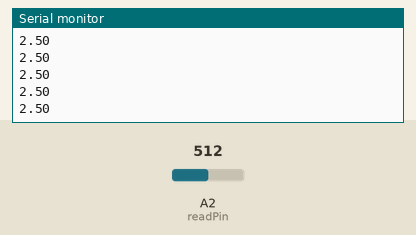
Recording of a sketch running on a simulated Arduino Uno, built with avr-gcc and run on an emulated ATmega328P. On the bench: the last lines printed to the serial monitor. The test bench sets the inputs (shaded band); at power-on: A2 (readPin) = 512.

Above: at 1.2 s.
1.3 s: A2 (readPin) set to 716
At 1.9 s:
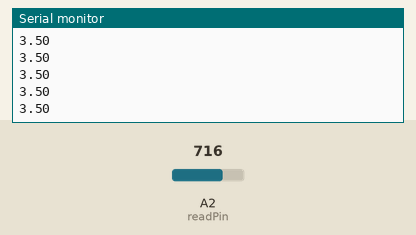
2.8 s: A2 (readPin) set to 900
At 3.3 s:
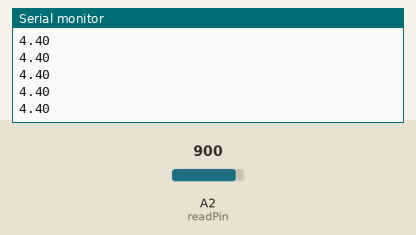
Timing chart, 0 to 5.8 s (numbered marks = the images above; inputs shaded):
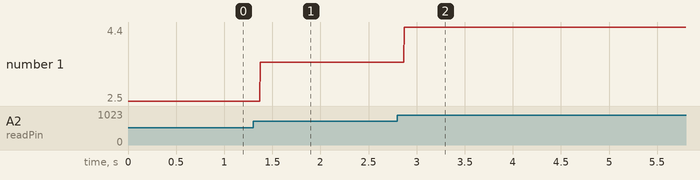

The sketch:

Fct_analogRead.ino
```cpp
int readPin = A2;
int valeur;
float voltage;
void setup() {
  // put your setup code here, to run once:
  pinMode(readPin, INPUT);
  Serial.begin(9600);
}

void loop() {
  // put your main code here, to run repeatedly:
  valeur = analogRead(readPin);
  voltage = valeur * 5./1023. ;
  Serial.println(voltage);
}
```

Measured:
- after the input at 1.3 s, the serial monitor: prints a new line after 0.07 s (image 1)
- after the input at 2.8 s, the serial monitor: prints a new line after 0.07 s (image 2)
- plotted number 1: 2.5 → 3.5 after the input at 1.3 s, 3.5 → 4.4 after the input at 2.8 s
